Frame 1 (no input): blank canvas, image omitted
Frame 60 (the mouse pressed at the canvas centre just before this capture): blank canvas, image omitted
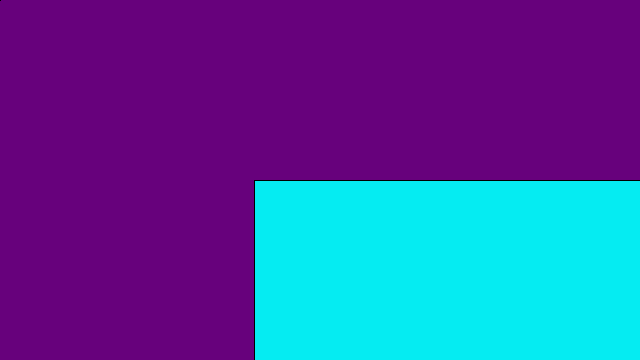
Frame 120 (the mouse held since frame 60 and released just before this capture)

The Processing sketch whose frames 1 and 60 were blank and that drew this single picture after the mouse press (run headless with seeded random() and noise(); from frame 60 on, the mouse is pressed at the canvas centre):

// Processing sketch: processing_126433
// ── processing_126433.pde

void setup() {
  size(640, 360);
  noSmooth();
  fill(0);
  background(103, 1, 124);
}

void draw() {
  if (mousePressed) {
    stroke(0);
    fill(5,236,242);
    
  } else {
    stroke(0);
    fill(237,170,213);
}  
rect(mouseX-66, mouseY, mouseX+66, mouseY);
}
